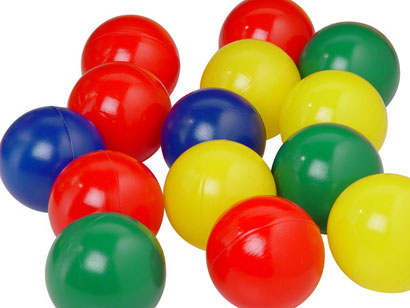
#> input picture images/Bolinhas_1.jpg, 410 x 308 px
$ python show_with_matplotlib.py --image images/Bolinhas_1.jpg
#> lines starting #> are read from the running program, lines starting #| are printed output that depends on the picture
import numpy as np
import argparse
import cv2
from matplotlib import pyplot as plt

ap = argparse.ArgumentParser()
ap.add_argument("-i", "--image", required=True, help="Path to the image")
args = vars(ap.parse_args())

image = cv2.imread(args["image"])
#> image is the input picture: shape (308, 410, 3); mean B, G, R 105.1, 147.5, 183.7
b,g,r = cv2.split(image)
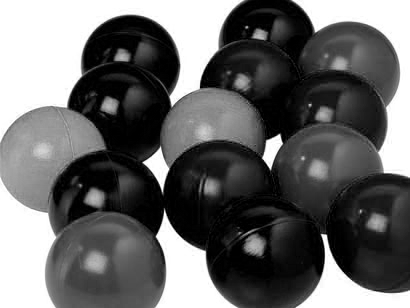
#> b: shape (308, 410); min 0, max 255, mean 105.1
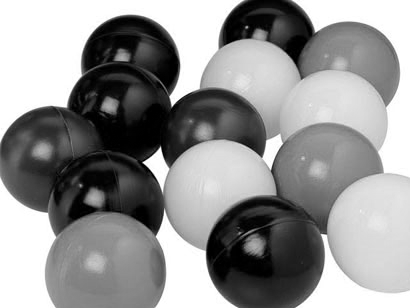
#> g: shape (308, 410); min 0, max 255, mean 147.5
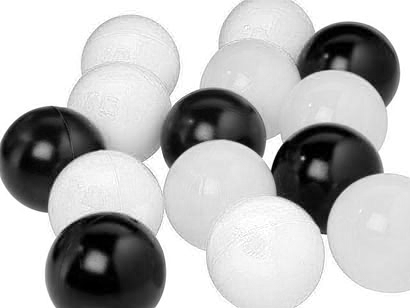
#> r: shape (308, 410); min 0, max 255, mean 183.7
image = cv2.merge([r,g,b])
plt.imshow(image, cmap='gray', interpolation='bicubic')
# plt.xticks([]), plt.yticks([])
plt.show()

$ run again, on images/oi.jpg
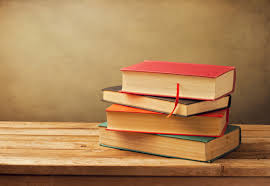
#> input picture images/oi.jpg, 270 x 186 px
#> image is the input picture: shape (186, 270, 3); mean B, G, R 85.9, 130.7, 173.2
#> `b,g,r = cv2.split(image)`:
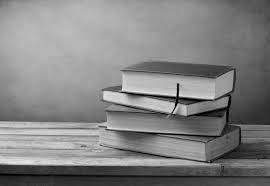
#> g: shape (186, 270); min 0, max 234, mean 130.7
#> `b,g,r = cv2.split(image)`:
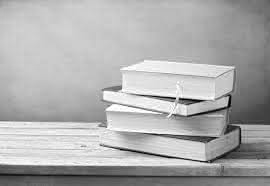
#> r: shape (186, 270); min 0, max 255, mean 173.2

$ run again, on images/bola-verde.jpeg
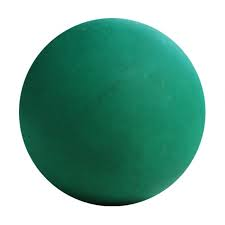
#> input picture images/bola-verde.jpeg, 225 x 225 px
#> image is the input picture: shape (225, 225, 3); mean B, G, R 161.6, 175.9, 127.8
#> `b,g,r = cv2.split(image)`:
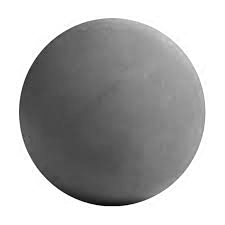
#> g: shape (225, 225); min 2, max 255, mean 175.9
#> `b,g,r = cv2.split(image)`:
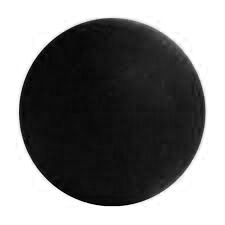
#> r: shape (225, 225); min 0, max 255, mean 127.8
